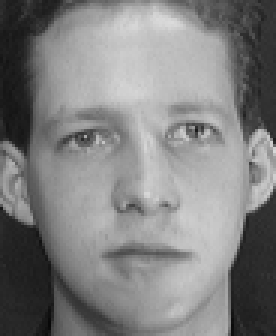
%> input picture att_faces/s1/8.pgm, 92 x 112 px (shown 3 times larger)
$ octave test.m   (GNU Octave 9; MATLAB toolbox functions it lacks are replaced by stand-ins)
%> lines starting %> are read from the running program, lines starting %| are printed output that depends on the picture
### helpers/load_image.m
function [img_matrix] = load_image(path,isRGB)
%> called with path = './att_faces/s1/8.pgm', isRGB = 0
    %load_image: load an image from a file.
    % usage: [img_matrix] = load_image(path,isRGB)
    %
    % where,
    %    path is the path of the image.
    %    isRGB is the B&Withness of the image.
    % NOTE : the image is resized when loaded !
    if isRGB == 0
        img_matrix = double(imread(path));
%> img_matrix: size 112x92 double; min 8, max 219, mean 128.4; mean of the top-left, top-right, bottom-left and bottom-right quarters 124.3, 142.1, 106.1, 141.2
    else
        img_matrix = double(rgb2gray(imread(path)));
    end
    % Resize image
    img_matrix = imresize(img_matrix,0.5);
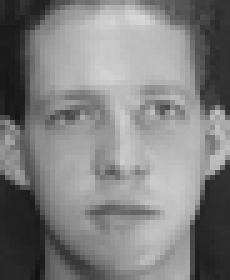
%> img_matrix: size 56x46 double (shown 5 times larger); min 17.99, max 215.9, mean 128.4
end

### helpers/one_line_image.m
%Transform the two-dimensional array in a one-dimensional vector
function [one_lined_img] = one_line_image(raw_data)
    %one_line_image: change an two-dimensional image on a on-dimensional
    % vector.
    % usage: [data] = one_line_image(raw_data)
    %
    % where,
    % ARGS:
    %    raw_data is the image in a raw form (two-dimensions, see:
    % RETURNS:
    %    one_lined_img is our image in one line.
    % NOTE:
    %    img = [ 1 , 2 , 3 , ... ; 1 , 2 , 3 , ... ; ... ; ... ])

    one_lined_img = raw_data(:)';
%> one_lined_img = 2576 values, max 215.9 at index 1460, min 17.99 at index 448, mean 128.4
end

### helpers/read_in_db.m
function [csv] = read_in_db(file_name)
    %read_in_db: read value in a DB (which is here a csv file)
    % usage:  [M] = read_in_db(file_name)
    %
    % where,
    % ARGS:
    %    file_name is the file name of the .csv file you want to read.
    % RETURNS:
    %    csv is the value(s) you want to read.

    csv = csvread(file_name);
end

### tests/test.m
% Load test image
image_test = load_image('./att_faces/s1/8.pgm',0);
% Change the two-dimentional image in a one-dimentional vector
image_test_one_line = one_line_image(image_test);
%> image_test_one_line has the same summary as one_lined_img in one_line_image

% Load data from DB
T_db = read_in_db('./data/T.csv');
%> the run ends on the next line

$ run again, with att_faces/s1/1.pgm copied over att_faces/s1/8.pgm
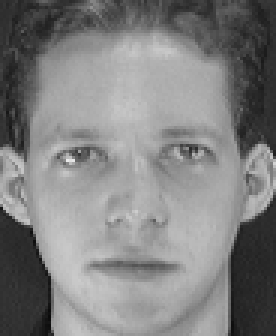
%> input picture att_faces/s1/1.pgm, 92 x 112 px (shown 3 times larger)
%> in load_image, `img_matrix = imresize(img_matrix,0.5);`:
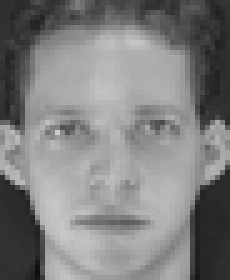
%> img_matrix: size 56x46 double (shown 5 times larger); min 15.25, max 202.6, mean 128.3
%> one_lined_img = 2576 values, max 202.6 at index 643, min 15.25 at index 447, mean 128.3
%> image_test_one_line has the same summary as one_lined_img in one_line_image

$ run again, with att_faces/s1/10.pgm copied over att_faces/s1/8.pgm
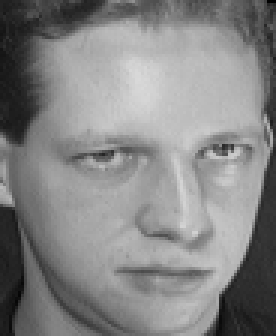
%> input picture att_faces/s1/10.pgm, 92 x 112 px (shown 3 times larger)
%> in load_image, `img_matrix = imresize(img_matrix,0.5);`:
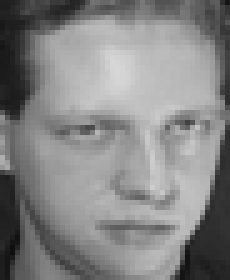
%> img_matrix: size 56x46 double (shown 5 times larger); min 15.25, max 215, mean 132.8
%> one_lined_img = 2576 values, max 215 at index 1302, min 15.25 at index 163, mean 132.8
%> image_test_one_line has the same summary as one_lined_img in one_line_image

$ run again, with att_faces/s1/2.pgm copied over att_faces/s1/8.pgm
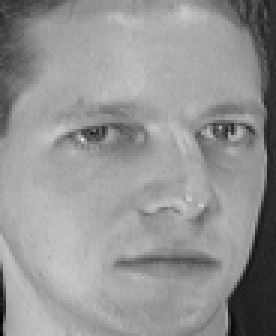
%> input picture att_faces/s1/2.pgm, 92 x 112 px (shown 3 times larger)
%> in load_image, `img_matrix = imresize(img_matrix,0.5);`:
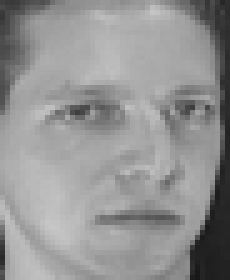
%> img_matrix: size 56x46 double (shown 5 times larger); min 24.14, max 198.5, mean 148
%> one_lined_img = 2576 values, max 198.5 at index 606, min 24.14 at index 2239, mean 148
%> image_test_one_line has the same summary as one_lined_img in one_line_image
